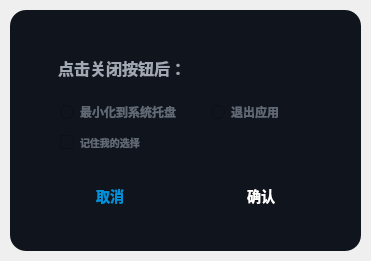
<?xml version="1.0" encoding="UTF-8"?>
<ui version="4.0">
 <class>Dialog</class>
 <widget class="QDialog" name="Dialog">
  <property name="geometry">
   <rect>
    <x>0</x>
    <y>0</y>
    <width>371</width>
    <height>261</height>
   </rect>
  </property>
  <property name="minimumSize">
   <size>
    <width>0</width>
    <height>0</height>
   </size>
  </property>
  <property name="maximumSize">
   <size>
    <width>16777215</width>
    <height>16777215</height>
   </size>
  </property>
  <property name="windowTitle">
   <string>关闭选择</string>
  </property>
  <property name="styleSheet">
   <string notr="true"/>
  </property>
  <layout class="QGridLayout" name="gridLayout">
   <property name="leftMargin">
    <number>10</number>
   </property>
   <property name="topMargin">
    <number>10</number>
   </property>
   <property name="rightMargin">
    <number>10</number>
   </property>
   <property name="bottomMargin">
    <number>10</number>
   </property>
   <property name="spacing">
    <number>0</number>
   </property>
   <item row="0" column="0">
    <widget class="QFrame" name="frame">
     <property name="minimumSize">
      <size>
       <width>351</width>
       <height>241</height>
      </size>
     </property>
     <property name="maximumSize">
      <size>
       <width>351</width>
       <height>241</height>
      </size>
     </property>
     <property name="styleSheet">
      <string notr="true">background: #10151D;
border-radius:16px;</string>
     </property>
     <property name="frameShape">
      <enum>QFrame::StyledPanel</enum>
     </property>
     <property name="frameShadow">
      <enum>QFrame::Raised</enum>
     </property>
     <widget class="QPushButton" name="pBt_exit">
      <property name="geometry">
       <rect>
        <x>310</x>
        <y>10</y>
        <width>31</width>
        <height>31</height>
       </rect>
      </property>
      <property name="minimumSize">
       <size>
        <width>31</width>
        <height>31</height>
       </size>
      </property>
      <property name="maximumSize">
       <size>
        <width>31</width>
        <height>31</height>
       </size>
      </property>
      <property name="styleSheet">
       <string notr="true">QPushButton
{
	border-radius:0px;
	border-image: url(:/Skin/Images/Popup/close-no.png);
	background:transparent;
}
QPushButton:hover
{
	border-image: url(:/Skin/Images/Popup/close-ho.png);
}
</string>
      </property>
      <property name="text">
       <string/>
      </property>
     </widget>
     <widget class="QPushButton" name="pBt_ok">
      <property name="geometry">
       <rect>
        <x>199</x>
        <y>171</y>
        <width>104</width>
        <height>30</height>
       </rect>
      </property>
      <property name="minimumSize">
       <size>
        <width>104</width>
        <height>30</height>
       </size>
      </property>
      <property name="maximumSize">
       <size>
        <width>104</width>
        <height>30</height>
       </size>
      </property>
      <property name="styleSheet">
       <string notr="true">QPushButton
{
	font-family: &quot;Noto Sans S Chinese&quot;; font-weight: 500;
	font-size: 14px;
	color: #FFFFFF;

	background:transparent;
	border-image: url(:/Skin/Images/Popup/confirm-no.png);
}
QPushButton:hover
{
	border-image: url(:/Skin/Images/Popup/confirm-ho.png);
}</string>
      </property>
      <property name="text">
       <string>确认</string>
      </property>
     </widget>
     <widget class="QCheckBox" name="cBox_remember">
      <property name="geometry">
       <rect>
        <x>50</x>
        <y>124</y>
        <width>181</width>
        <height>16</height>
       </rect>
      </property>
      <property name="styleSheet">
       <string notr="true">QCheckBox {
    color: #616975;
    font-family: &quot;Noto Sans S Chinese&quot;; font-weight: 500;
    font-size: 10px;
}

QCheckBox::indicator {
    height: 12px;
    width: 12px;
    border-image: url(:/Skin/Images/close/remember-no.png);
    margin-right: 9px;
}

/* 未选中 + 悬停 */
QCheckBox::indicator:unchecked:hover {
    border-image: url(:/Skin/Images/close/remember-no-ho.png);
}

/* 选中状态 */
QCheckBox::indicator:checked {
    border-image: url(:/Skin/Images/close/remember-se.png);
}

/* 选中 + 悬停 */
QCheckBox::indicator:checked:hover {
    border-image: url(:/Skin/Images/close/remember-se-ho.png);
}</string>
      </property>
      <property name="text">
       <string>记住我的选择</string>
      </property>
      <property name="checked">
       <bool>false</bool>
      </property>
     </widget>
     <widget class="QRadioButton" name="rButton_Minimize">
      <property name="geometry">
       <rect>
        <x>50</x>
        <y>92</y>
        <width>131</width>
        <height>20</height>
       </rect>
      </property>
      <property name="styleSheet">
       <string notr="true">QRadioButton
{
	color: #616975;
	font-family: &quot;Noto Sans S Chinese&quot;; font-weight: 500;
	font-size: 12px;
}

/*指示器样式*/
QRadioButton::indicator
{
    height:13px;
    width:13px;

	border-image: url(:/Skin/Images/close/radio-no.png);
    margin-right: 9px;
}
/*指示器被选中样式*/
QRadioButton::indicator:checked 
{
	border-image: url(:/Skin/Images/close/radio-se.png);
}
/*指示器未选中悬浮样式*/
QRadioButton::indicator:unchecked:hover
{
	border-image: url(:/Skin/Images/close/radio-ho.png);
}</string>
      </property>
      <property name="text">
       <string>最小化到系统托盘</string>
      </property>
      <property name="checked">
       <bool>false</bool>
      </property>
     </widget>
     <widget class="QRadioButton" name="rButton_exit">
      <property name="geometry">
       <rect>
        <x>201</x>
        <y>92</y>
        <width>131</width>
        <height>20</height>
       </rect>
      </property>
      <property name="styleSheet">
       <string notr="true">QRadioButton
{
	color: #616975;
	font-family: &quot;Noto Sans S Chinese&quot;; font-weight: 500;
	font-size: 12px;
}

/*指示器样式*/
QRadioButton::indicator
{
    height:13px;
    width:13px;

	border-image: url(:/Skin/Images/close/radio-no.png);
    margin-right: 9px;
}
/*指示器被选中样式*/
QRadioButton::indicator:checked 
{
	border-image: url(:/Skin/Images/close/radio-se.png);
}
/*指示器未选中悬浮样式*/
QRadioButton::indicator:unchecked:hover
{
	border-image: url(:/Skin/Images/close/radio-ho.png);
}</string>
      </property>
      <property name="text">
       <string>退出应用</string>
      </property>
     </widget>
     <widget class="QPushButton" name="pBt_close">
      <property name="geometry">
       <rect>
        <x>48</x>
        <y>171</y>
        <width>104</width>
        <height>30</height>
       </rect>
      </property>
      <property name="minimumSize">
       <size>
        <width>104</width>
        <height>30</height>
       </size>
      </property>
      <property name="maximumSize">
       <size>
        <width>104</width>
        <height>30</height>
       </size>
      </property>
      <property name="styleSheet">
       <string notr="true">QPushButton
{
	font-family: &quot;Noto Sans S Chinese&quot;; font-weight: 500;
	font-size: 14px;
	color: #0091DA;

	background:transparent;
	border-image: url(:/Skin/Images/Popup/cancel-no.png);
}
QPushButton:hover
{
	border-image: url(:/Skin/Images/Popup/cancel-ho.png);
}</string>
      </property>
      <property name="text">
       <string>取消</string>
      </property>
     </widget>
     <widget class="QLabel" name="lab_title">
      <property name="geometry">
       <rect>
        <x>48</x>
        <y>46</y>
        <width>190</width>
        <height>23</height>
       </rect>
      </property>
      <property name="minimumSize">
       <size>
        <width>96</width>
        <height>23</height>
       </size>
      </property>
      <property name="maximumSize">
       <size>
        <width>190</width>
        <height>23</height>
       </size>
      </property>
      <property name="styleSheet">
       <string notr="true">border:null;
color: #A1A8B3;
font-family: &quot;Noto Sans S Chinese&quot;; font-weight: 500;
font-size: 16px;</string>
      </property>
      <property name="text">
       <string>点击关闭按钮后：</string>
      </property>
     </widget>
    </widget>
   </item>
  </layout>
 </widget>
 <resources/>
 <connections/>
</ui>
